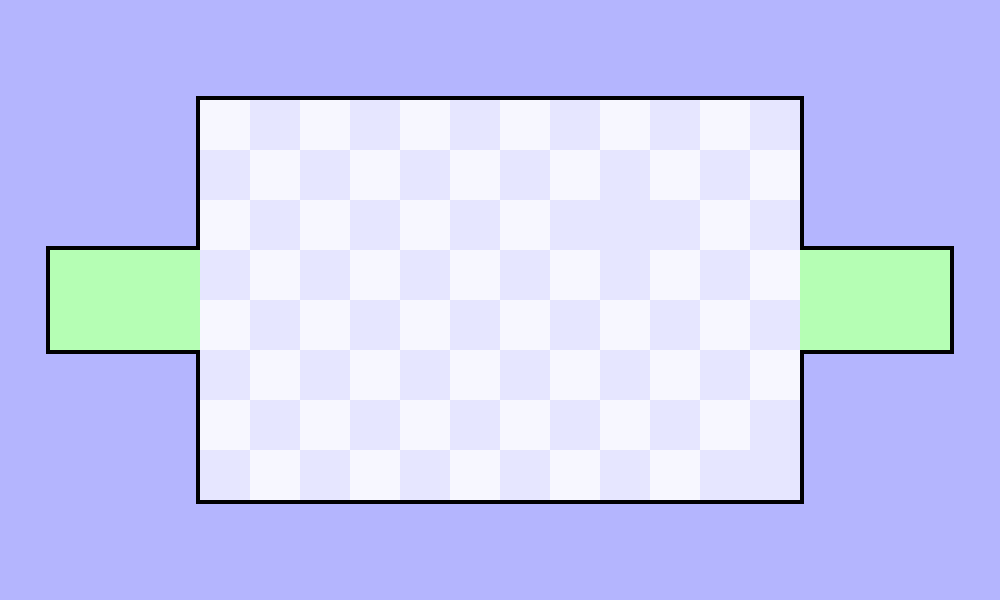

A 2D game scene composited from a Tiled map and its tileset images. What follows is a short description and the map's XML, with each tile layer's data collapsed to a summary:
An orthogonal 20x12 tile map with 50x50 px tiles, 4 tile layers (empty, goal, walls, checkpoint).

<map version="1.5" tiledversion="1.5.0" orientation="orthogonal" renderorder="right-down" width="20" height="12" tilewidth="50" tileheight="50" infinite="0" nextlayerid="6" nextobjectid="1">
 <tileset firstgid="1" source="mymap.tsx" />
 <layer id="4" name="empty" width="20" height="12">
  <data>[240 cells, 172 non-empty, 3 distinct tile ids]</data>
 </layer>
 <layer id="3" name="goal" width="20" height="12">
  <data>[240 cells, 6 non-empty, 1 distinct tile ids]</data>
 </layer>
 <layer id="2" name="walls" width="20" height="12">
  <data>[240 cells, 56 non-empty, 3 distinct tile ids]</data>
 </layer>
 <layer id="1" name="checkpoint" width="20" height="12">
  <data>[240 cells, 6 non-empty, 1 distinct tile ids]</data>
 </layer>
</map>
